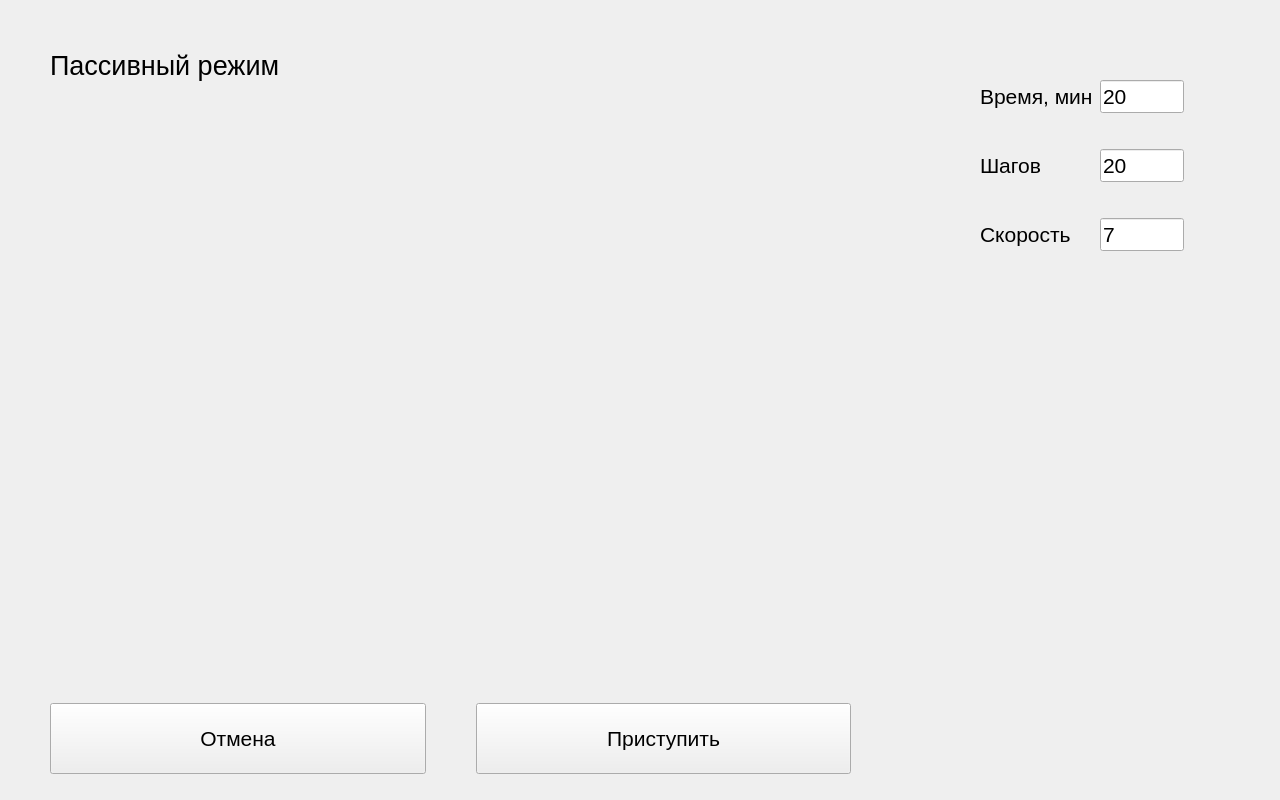
<?xml version="1.0" encoding="UTF-8"?>
<ui version="4.0">
 <class>PassiveModeSettingsPage</class>
 <widget class="QWidget" name="PassiveModeSettingsPage">
  <property name="geometry">
   <rect>
    <x>0</x>
    <y>0</y>
    <width>1280</width>
    <height>800</height>
   </rect>
  </property>
  <property name="windowTitle">
   <string>Form</string>
  </property>
  <widget class="QWidget" name="horizontalLayoutWidget">
   <property name="geometry">
    <rect>
     <x>0</x>
     <y>703</y>
     <width>851</width>
     <height>101</height>
    </rect>
   </property>
   <layout class="QHBoxLayout" name="horizontalLayout">
    <property name="spacing">
     <number>50</number>
    </property>
    <property name="leftMargin">
     <number>50</number>
    </property>
    <property name="bottomMargin">
     <number>30</number>
    </property>
    <item>
     <widget class="QPushButton" name="pushButtonCancel">
      <property name="sizePolicy">
       <sizepolicy hsizetype="Expanding" vsizetype="Expanding">
        <horstretch>0</horstretch>
        <verstretch>0</verstretch>
       </sizepolicy>
      </property>
      <property name="font">
       <font>
        <pointsize>16</pointsize>
       </font>
      </property>
      <property name="text">
       <string>Отмена</string>
      </property>
     </widget>
    </item>
    <item>
     <widget class="QPushButton" name="pushButtonStart">
      <property name="sizePolicy">
       <sizepolicy hsizetype="Expanding" vsizetype="Expanding">
        <horstretch>0</horstretch>
        <verstretch>0</verstretch>
       </sizepolicy>
      </property>
      <property name="font">
       <font>
        <pointsize>16</pointsize>
       </font>
      </property>
      <property name="text">
       <string>Приступить</string>
      </property>
     </widget>
    </item>
   </layout>
  </widget>
  <widget class="QLabel" name="labelLegImg">
   <property name="geometry">
    <rect>
     <x>10</x>
     <y>190</y>
     <width>841</width>
     <height>491</height>
    </rect>
   </property>
   <property name="text">
    <string>&lt;html&gt;&lt;head/&gt;&lt;body&gt;&lt;p&gt;&lt;img src=&quot;:/leg_img/main_img/detail_00001.png&quot;/&gt;&lt;/p&gt;&lt;/body&gt;&lt;/html&gt;</string>
   </property>
  </widget>
  <widget class="QLabel" name="labelPassiveMode">
   <property name="geometry">
    <rect>
     <x>50</x>
     <y>40</y>
     <width>331</width>
     <height>51</height>
    </rect>
   </property>
   <property name="font">
    <font>
     <pointsize>20</pointsize>
    </font>
   </property>
   <property name="text">
    <string>Пассивный режим</string>
   </property>
  </widget>
  <widget class="QWidget" name="verticalLayoutWidget">
   <property name="geometry">
    <rect>
     <x>1100</x>
     <y>50</y>
     <width>84</width>
     <height>231</height>
    </rect>
   </property>
   <layout class="QVBoxLayout" name="verticalLayout">
    <item>
     <widget class="QLineEdit" name="lineEditTime">
      <property name="font">
       <font>
        <pointsize>16</pointsize>
       </font>
      </property>
      <property name="text">
       <string>20</string>
      </property>
      <property name="alignment">
       <set>Qt::AlignLeading|Qt::AlignLeft|Qt::AlignVCenter</set>
      </property>
     </widget>
    </item>
    <item>
     <widget class="QLineEdit" name="lineEditSteps">
      <property name="font">
       <font>
        <pointsize>16</pointsize>
       </font>
      </property>
      <property name="text">
       <string>20</string>
      </property>
     </widget>
    </item>
    <item>
     <widget class="QLineEdit" name="lineEditSpeed">
      <property name="font">
       <font>
        <pointsize>16</pointsize>
       </font>
      </property>
      <property name="text">
       <string>7</string>
      </property>
     </widget>
    </item>
   </layout>
  </widget>
  <widget class="QWidget" name="verticalLayoutWidget_2">
   <property name="geometry">
    <rect>
     <x>980</x>
     <y>50</y>
     <width>121</width>
     <height>231</height>
    </rect>
   </property>
   <layout class="QVBoxLayout" name="verticalLayoutLabels">
    <property name="spacing">
     <number>6</number>
    </property>
    <property name="leftMargin">
     <number>0</number>
    </property>
    <property name="topMargin">
     <number>15</number>
    </property>
    <property name="bottomMargin">
     <number>15</number>
    </property>
    <item>
     <widget class="QLabel" name="labelTime">
      <property name="font">
       <font>
        <pointsize>16</pointsize>
       </font>
      </property>
      <property name="text">
       <string>Время, мин</string>
      </property>
     </widget>
    </item>
    <item>
     <widget class="QLabel" name="labelSteps">
      <property name="font">
       <font>
        <pointsize>16</pointsize>
       </font>
      </property>
      <property name="text">
       <string>Шагов</string>
      </property>
     </widget>
    </item>
    <item>
     <widget class="QLabel" name="labelSpeed">
      <property name="font">
       <font>
        <pointsize>16</pointsize>
       </font>
      </property>
      <property name="text">
       <string>Скорость</string>
      </property>
     </widget>
    </item>
   </layout>
  </widget>
  <widget class="QPushButton" name="pushButtonDiagnosisAngle">
   <property name="geometry">
    <rect>
     <x>1080</x>
     <y>310</y>
     <width>180</width>
     <height>140</height>
    </rect>
   </property>
   <property name="sizePolicy">
    <sizepolicy hsizetype="Maximum" vsizetype="Fixed">
     <horstretch>0</horstretch>
     <verstretch>0</verstretch>
    </sizepolicy>
   </property>
   <property name="styleSheet">
    <string notr="true">background-color: rgba(255, 255, 255,0);
border: none;
</string>
   </property>
   <property name="text">
    <string/>
   </property>
   <property name="icon">
    <iconset>
     <normalon>:/images/calibre_01.png</normalon>
    </iconset>
   </property>
   <property name="iconSize">
    <size>
     <width>180</width>
     <height>140</height>
    </size>
   </property>
   <property name="flat">
    <bool>true</bool>
   </property>
  </widget>
 </widget>
 <resources/>
 <connections/>
</ui>
